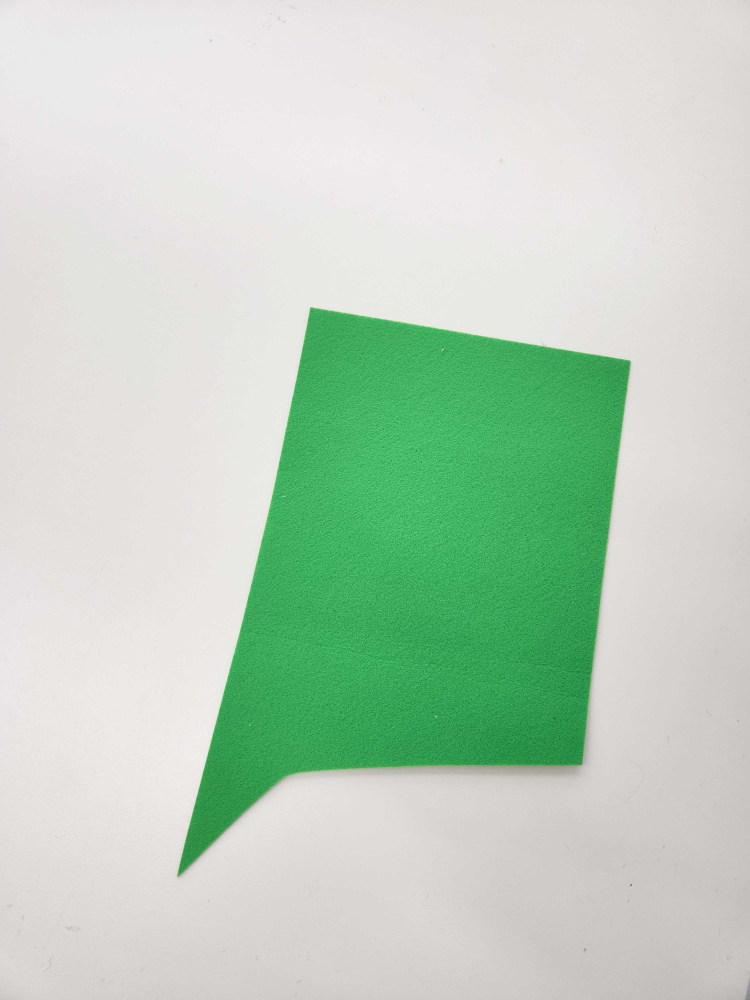
#> input picture 00.jpg, 3000 x 4000 px (shown at 1/4 size)
$ python 20250115_contour_blur_and_morph.py
#> lines starting #> are read from the running program, lines starting #| are printed output that depends on the picture; after the words box and inside, x2 and y2 are one past the last pixel; in counts of white or black regions, pixels touching at a corner belong together; long printed decimals are rounded
import cv2
import numpy as np

count=0
# 이미지 불러오기
filename='00'
img = cv2.imread(f"{filename}.jpg", cv2.IMREAD_COLOR)
#> img is the input picture: shape (4000, 3000, 3); mean B, G, R 192.4, 210.7, 190.4
img = cv2.resize(img, (800, 600))  # 이미지 크기 조정-카메라 설치 후 하이퍼파라미터 조정
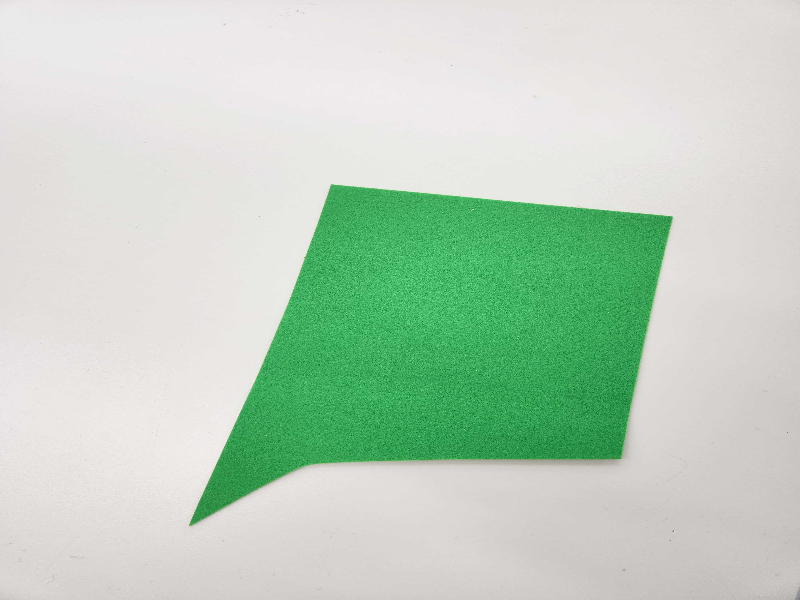
#> img: shape (600, 800, 3); mean B, G, R 192.4, 210.7, 190.3

def remove_overlapping_contours(contours, img_size=(500, 500)):
    # 컨투어 리스트 정렬 (면적 기준 내림차순)
    contours = sorted(contours, key=lambda cnt: cv2.contourArea(cnt), reverse=True)
    remaining_contours = []

    # 빈 마스크 초기화
    mask = np.zeros(img_size, dtype=np.uint8)

    for cnt in contours:
        # 현재 컨투어를 그린 마스크 생성
        current_mask = np.zeros(img_size, dtype=np.uint8)
        cv2.drawContours(current_mask, [cnt], -1, 255, -1)

        # 기존 마스크와 AND 연산으로 겹치는 영역 확인
        overlap = cv2.bitwise_and(mask, current_mask)

        if not np.any(overlap):  # 겹치는 영역이 없으면
            remaining_contours.append(cnt)
            # 현재 컨투어를 전체 마스크에 추가
            cv2.drawContours(mask, [cnt], -1, 255, -1)
    return remaining_contours

# Canny Edge Detection
edges = cv2.Canny(img, 240, 240)  # Canny로 엣지 검출
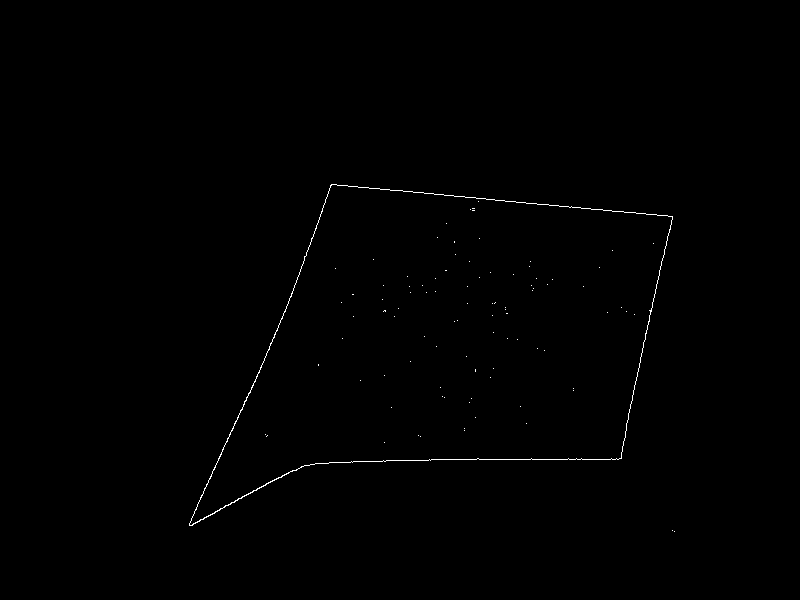
#> edges: shape (600, 800); 0.33% white in thin lines or dots, all inside (x1, y1, x2, y2) = (189, 184, 675, 532)
cv2.imshow("Canny", edges)

kernel = np.ones((4,4), np.uint8)
morph = cv2.morphologyEx(edges, cv2.MORPH_CLOSE, kernel)
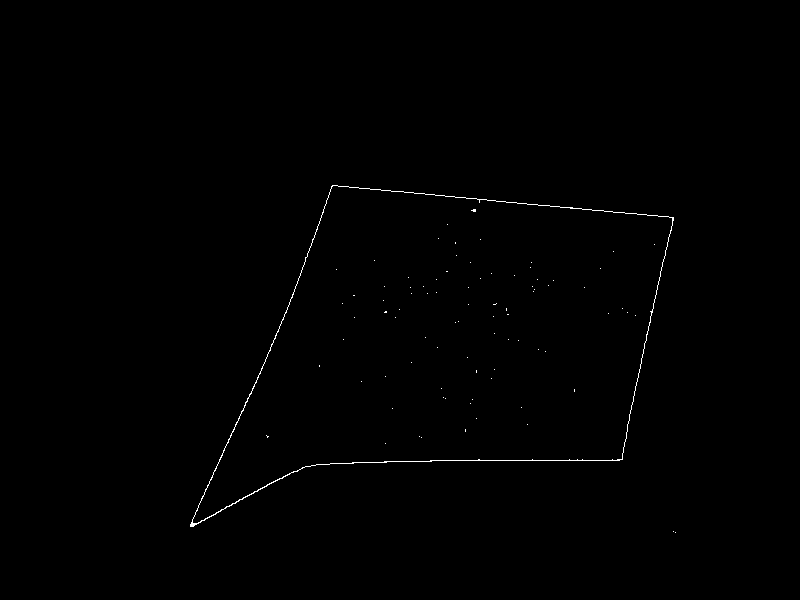
#> morph: shape (600, 800); 0.34% white in thin lines or dots, all inside (x1, y1, x2, y2) = (190, 185, 676, 533)
edges  = cv2.blur(edges, (3, 3))
# 컨투어 검출 (Canny후에 블러처리까지 한 결과를 입력으로 사용)
contours, hierarchy = cv2.findContours(morph, cv2.RETR_TREE, cv2.CHAIN_APPROX_TC89_KCOS)
#> contours = 87 contours, 85 with area under 20; largest, box (x1, y1, x2, y2) and area: (190, 185, 674, 527) 99812, (192, 185, 673, 524) 99592
realcontour=[]
for i, cnt in enumerate(contours):
    area = cv2.contourArea(cnt)
    peri = cv2.arcLength(cnt, True)
    if 400000>area > 5000:  # 면적 필터링-카메라 설치 후 하이퍼파리미터 조정
        # 컨투어 내부 마스크 생성
        mask = np.zeros(img.shape[:2], dtype=np.uint8)
        cv2.drawContours(mask, [cnt], -1, 255, -1)  # 내부를 채운 마스크
        cv2.imshow('mask'+str(i),mask)

        mean_val, stddev_val = cv2.meanStdDev(img, mask=mask)  # 평균 및 표준편차 계산

        # 평균 및 표준편차 출력
        print(f"Contour {i}: Mean BGR = {mean_val.flatten()}, StdDev = {stddev_val.flatten()}")

        # 색상이 비슷한지 판별 (임의 기준: 표준편차가 50 미만)-카메라 설치 후 하이퍼파라미터 조정
        if np.all(stddev_val < 50):
            # 컨투어를 이미지에 그리기
            cnt= cv2.approxPolyDP(cnt, 0.005* peri, True)
            print(cnt.shape)
            realcontour.append(cnt)
#> this loop made 87 passes
#> (area, peri, mean_val, stddev_val) on passes 3 to 4: (99811.5, 1418.2, [91.45, 169.2, 60.27], [17.36, 16.73, 19.31]), (99591.5, 1413.6, [91.3, 169.2, 60.03], [17.03, 16.72, 18.59])
#| Contour 2: Mean BGR = [ 91.448  169.212  60.272], StdDev = [17.359 16.727 19.309]
#| (5, 1, 2)
#| Contour 3: Mean BGR = [ 91.299 169.208  60.032], StdDev = [17.031 16.718 18.594]
#| (5, 1, 2)
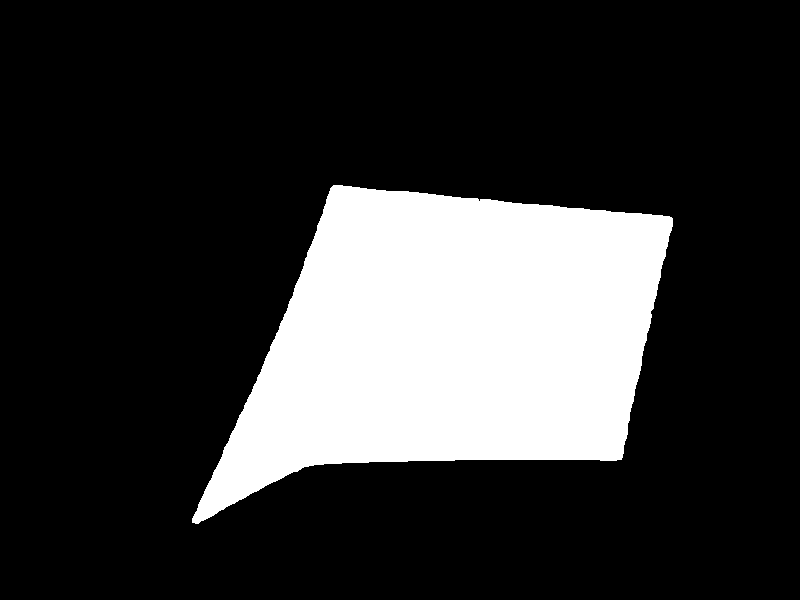
#> mask: shape (600, 800); 20.9% white; 1 white region
#> after the loop, realcontour = 2 contours; box (x1, y1, x2, y2) and area: (190, 186, 674, 527) 101718, (192, 185, 673, 523) 101001

cv2.imshow("Morph", morph)
filtered_contours=remove_overlapping_contours(realcontour)
#> in remove_overlapping_contours, `contours = sorted(contours, key=lambda cnt: cv2.contourArea(cnt), reve..`: contours has the same summary as realcontour outside remove_overlapping_contours
#> the loop in remove_overlapping_contours, `for cnt in contours:` made 2 passes
#> pass 2, in remove_overlapping_contours, `overlap = cv2.bitwise_and(mask, current_mask)`:
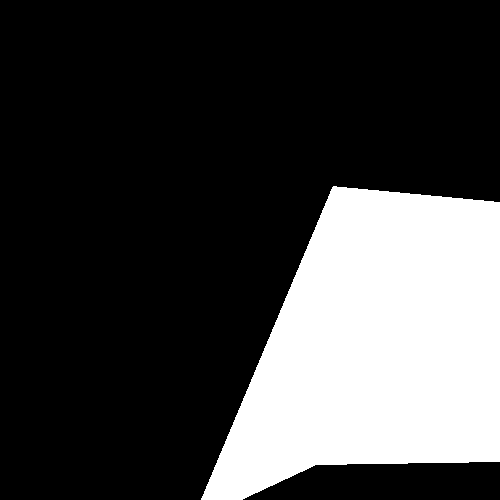
#> overlap: shape (500, 500); 25.5% white; 1 white region, box (x1, y1, x2, y2) and area: (201, 186, 500, 500) 63865
#> after the loop in remove_overlapping_contours, `for cnt in contours:`: current_mask: shape (500, 500); 25.6% white; 1 white region, box (x1, y1, x2, y2) and area: (201, 185, 500, 500) 63965
#> after the loop in remove_overlapping_contours, `for cnt in contours:`:
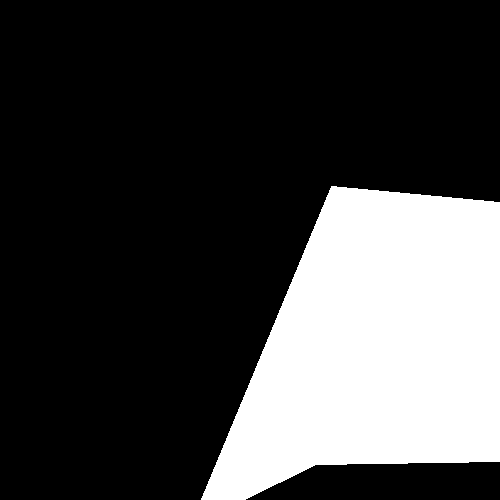
#> mask: shape (500, 500); 25.7% white; 1 white region, box (x1, y1, x2, y2) and area: (201, 186, 500, 500) 64166
#> after the loop in remove_overlapping_contours, `for cnt in contours:`: remaining_contours = 1 item
#> filtered_contours = 1 item

for i, cnt in enumerate(filtered_contours):
    cv2.drawContours(img, [cnt], -1, (255,0,255), 2)
#> this loop made 1 pass
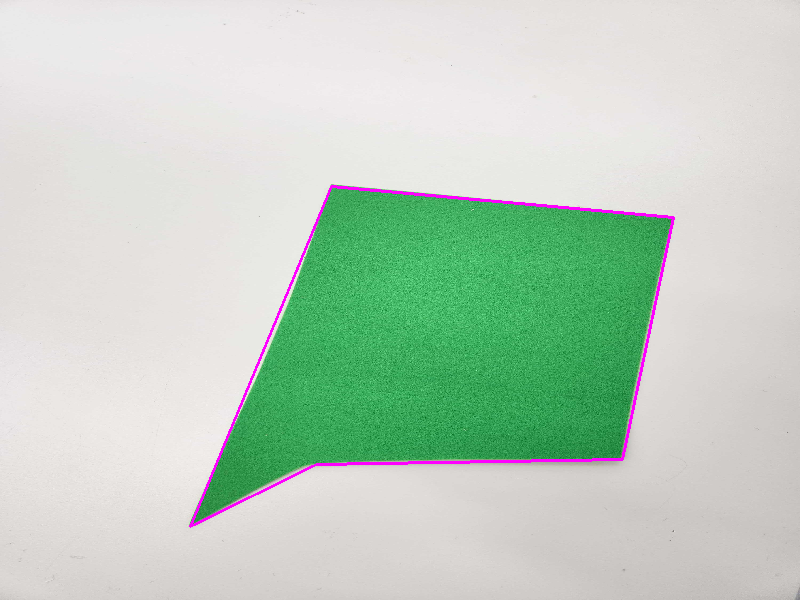
#> img: shape (600, 800, 3); 0.83% of pixels changed, all inside (x1, y1, x2, y2) = (189, 185, 675, 528)
print(len(realcontour))
#| 2
# 결과 출력
cv2.imshow("Contours with Color Analysis", img)

import svgwrite

def save_contours_as_svg(contours, svg_filename, img_size):
    # SVG 파일 생성
    dwg = svgwrite.Drawing(svg_filename, size=img_size)

    # 각 컨투어를 SVG 경로로 변환하여 추가
    for cnt in contours:
        path_data = []
        for point in cnt:
            x, y = point[0]
            path_data.append((x, y))

        # SVG path로 추가
        path_str = "M " + " L ".join(f"{x},{y}" for x, y in path_data) + " Z"
        dwg.add(dwg.path(d=path_str, fill="none", stroke="black", stroke_width=1))

    # SVG 저장
    dwg.save()

# 이미지 크기 및 SVG 파일 이름 설정
image_size = (img.shape[1], img.shape[0])  # OpenCV는 (height, width), SVG는 (width, height)
#> image_size = (800, 600)
svg_filename = "contours.svg"

# SVG 저장
save_contours_as_svg(filtered_contours, svg_filename, image_size)
#> (the call stopped at in save_contours_as_svg, `dwg = svgwrite.Drawing(svg_filename, size=img_size)`: svgwrite is not available in this run)
print(f"Contours saved to {svg_filename}")

def save_individual_contours_as_svg(contours, img_size):
#> called with img_size = (800, 600)
    for idx, cnt in enumerate(contours):
        # 각 컨투어에 대해 SVG 파일 생성
        svg_filename = f"contour_{idx + 1}.svg"
        dwg = svgwrite.Drawing(svg_filename, size=img_size)

        # 컨투어를 SVG path로 변환
        path_data = []
        for point in cnt:
            x, y = point[0]
            path_data.append((x, y))

        # SVG path 추가
        path_str = "M " + " L ".join(f"{x},{y}" for x, y in path_data) + " Z"
        dwg.add(dwg.path(d=path_str, fill="none", stroke="black", stroke_width=1))

        # SVG 저장
        dwg.save()
        print(f"Saved: {svg_filename}")
#> this loop made 1 pass

save_individual_contours_as_svg(filtered_contours, image_size)
#> (the call stopped at in save_individual_contours_as_svg, `dwg = svgwrite.Drawing(svg_filename, size=img_size)`: svgwrite is not available in this run)
cv2.waitKey(5000)  # 5000ms = 5초 동안 대기
